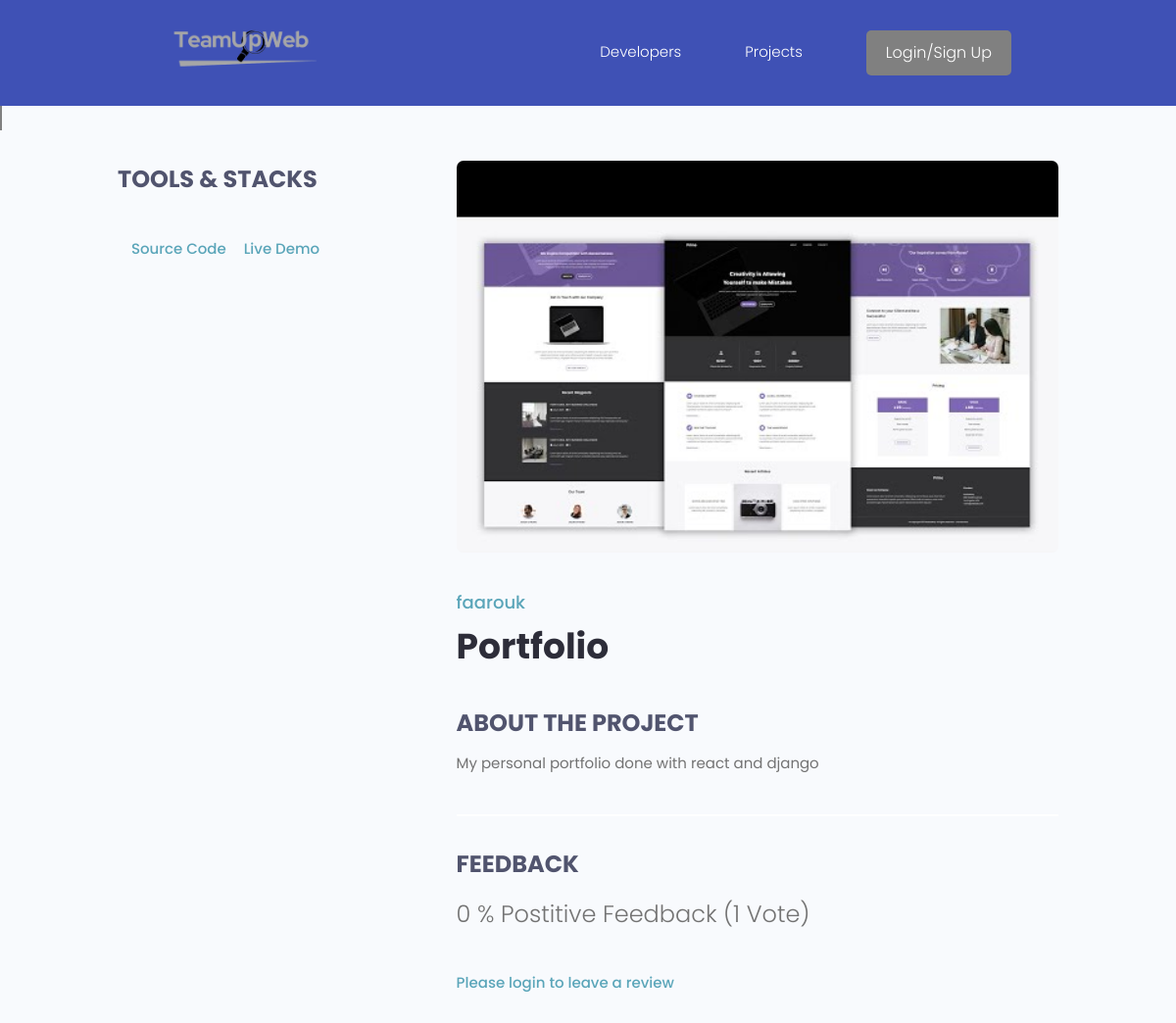
Page /projects/project/7ac46bdc198948b6a848a1818625528c/ on the earlier database version.
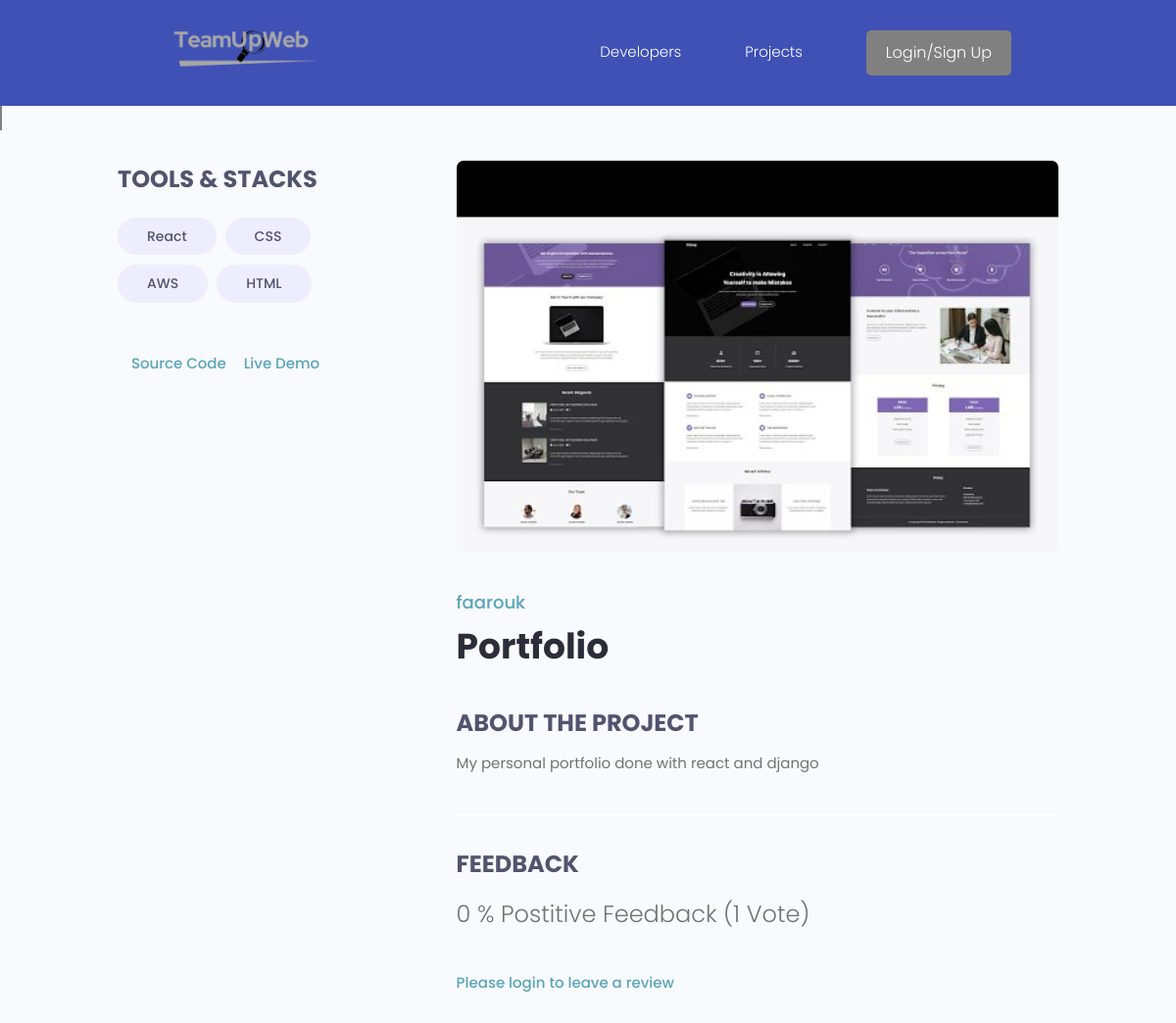
Same page on the later database version.
### projects/models.py (models this page shows)
class Tag(models.Model):
    name = models.CharField(max_length=200)
    created = models.DateTimeField(auto_now_add=True)
    id = models.UUIDField(default=uuid.uuid4,unique=True,
                          primary_key=True ,editable=False)
    def __str__(self) :
        return self.name

### projects/views.py (the view, shortened to what this page needs)
# urls.py: path('project/<str:pk>/',views.project, name="project"),
def project(request , pk):
    projectObj = Project.objects.get(id=pk)
    form = ReviewForm()
    return render(request, 'projects/single-project.html',{'project' : projectObj , 'form' : form })

### projects/models.py (called while the page is built)
    @property
    def imageURL(self):
        try:
            url = self.featured_image.url
        except:
            url = ' '
        return url

    @property
    def reviewers(self):
        queryset = self.review_set.all().values_list('owner__id', flat = True)
        return queryset

### projects/templates/projects/single-project.html (shortened to what this page needs)
{% extends 'main.html' %}
{% block content %}
<span style="border:1px solid grey">{{tag}}</span>
  <main class="singleProject my-md">
    <div class="container">
      <div class="layout">
        <div class="column column--1of3">
          <h3 class="singleProject__subtitle">Tools & Stacks</h3>
          <div class="singleProject__toolStack">
            {% for tag in project.tags.all %}
                <span class="tag tag--pill tag--sub tag--lg">
                <small>{{tag}}</small>
                </span>
            {% endfor %}
          </div>
          {% if project.source_link %}
          <a class="singleProject__liveLink" href="{{project.source_link}}" target="_blank">
             Source Code
          </a>
          {% endif %}
          {% if project.demo_link %}
          <a class="singleProject__liveLink" href="{{project.demo_link}}" target="_blank">
             Live Demo
          </a>
          {% endif %}
        </div>
        <div class="column column--2of3">
          <img class="singleProject__preview" src="{{project.imageURL}}" alt="portfolio thumbnail" />
          <a href="{% url 'user-profile' project.owner.id %}" class="singleProject__developer">{{project.owner.name}}</a>
          <h2 class="singleProject__title">{{project.title}}</h2>
          <h3 class="singleProject__subtitle">About the Project</h3>
          <div class="singleProject__info">
            {{project.description}}
          </div>
          <div class="comments">
            <h3 class="singleProject__subtitle">Feedback</h3>
            <h5 class="project--rating">{{project.vote_ratio}} % Postitive Feedback ({{project.vote_total}} Vote{{project.vote_total|pluralize:'s'}})
            </h5>
            {% if request.user.profile.id in project.reviewers %}
            <p> You have already submitted your review for this project </p>
            {% elif request.user.profile == project.owner %}
            <p> You cannot review your own work </p>
            {% else %}
             <a href="{% url 'login' %}?next={{request.path}}">Please login to leave a review</a>
            {% endif %}
          </div>
        </div>
      </div>
    </div>
  </main>
{% endblock content %}

Differences in the rows shown:
now on this page (row unchanged): Tag: name "React"
added Tag: name "CSS"
added Tag: name "AWS"
added Tag: name "HTML"
